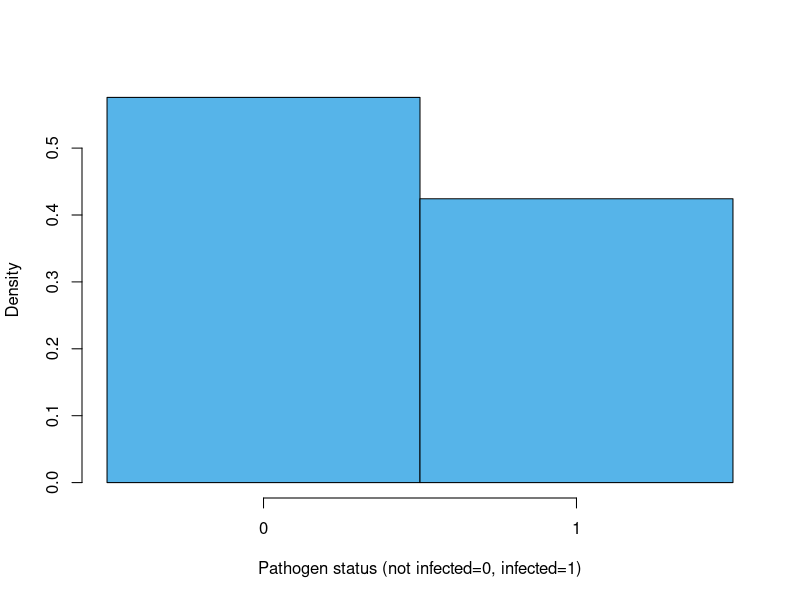
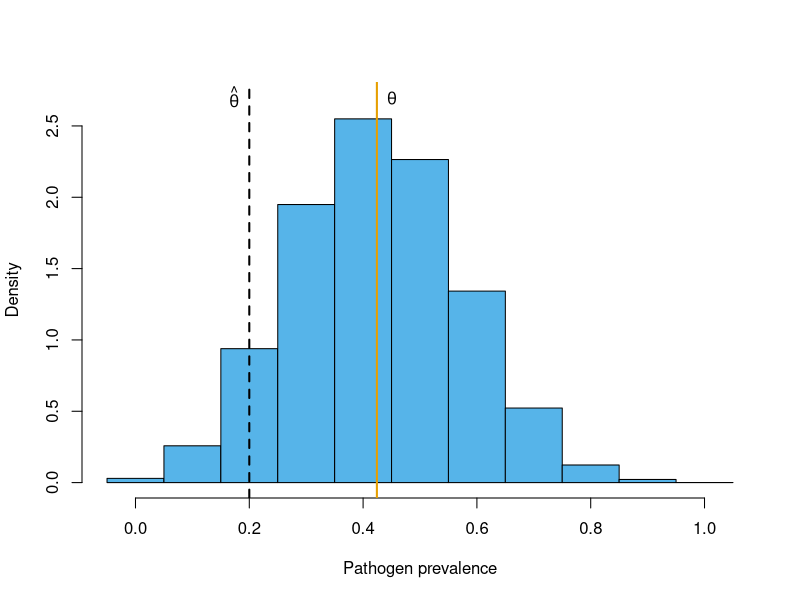
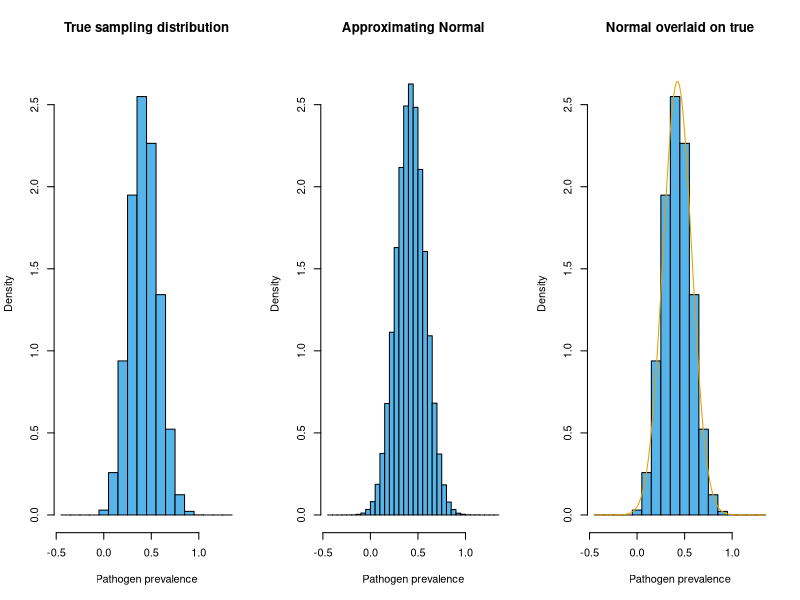
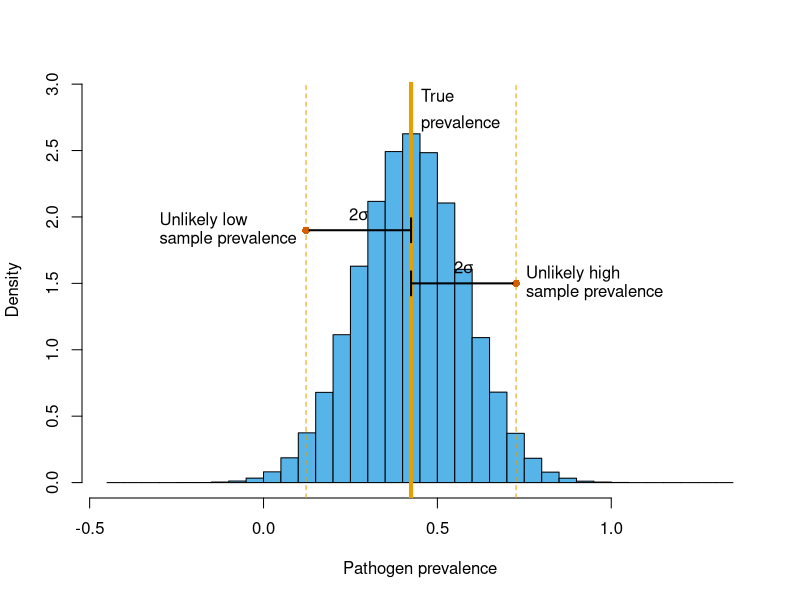
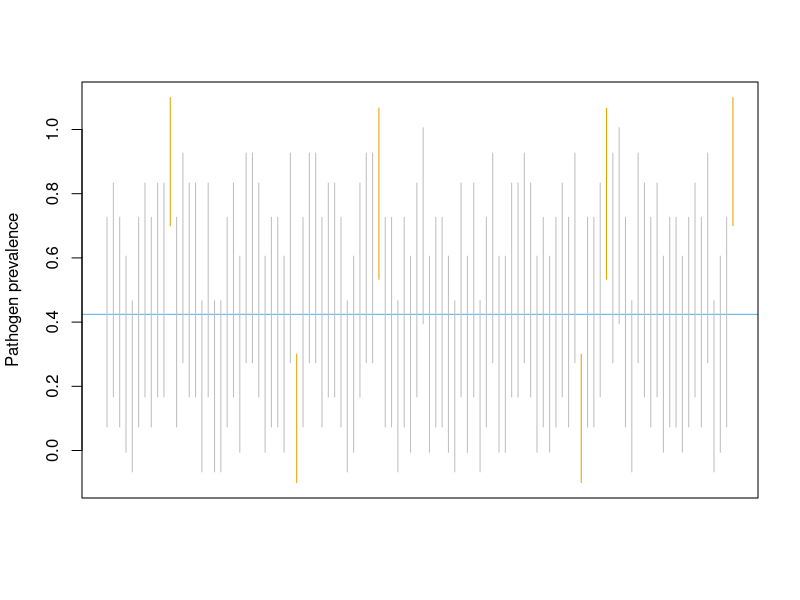

Here is the R script that generated these plots, in order:
## ---- chunk 1
pathogen <- c(1,1,1,1,1,0,0,0,0,0,0,0,0,1,1,1,0,1,1,0,1,1,0,0,0,1,1,0,0,1,1,0,1,0,0,0,0,
              1,1,1,0,1,1,0,1,1,0,0,1,1,0,0,1,1,0,0,0,0,0,0,0,0,1,0,0,1,0,0,0,1,0,0,1,1,
              0,1,0,0,0,1,0,0,0,1,0,0,1,0,0,1,1,0,1,1,0,1,1,0,0,0,0,0,0,0,0,1,0,1,1,1,0,
              1,0,1,0,0,0,0,0,0,1,1,0,0,0,1,1,1,1,0,0,1)

## ---- chunk 2
n_pop <- length(pathogen)
n_pop
## ---- chunk 3
pathogen_p_pop <- sum(pathogen) / n_pop #equivalently mean(pathogen)
pathogen_p_pop
## ---- chunk 4
hist(pathogen, breaks=seq(-0.5,1.5,1), xlab="Pathogen status (not infected=0, infected=1)",
     main=NA, col="#56B4E9", xaxt="none", freq=FALSE)
axis(1, at=0:1)
## ---- chunk 5
set.seed(470) #so this example is reproducible
data <- sample(pathogen, 10)
data
pathogen_p_sample <- mean(data)
pathogen_p_sample
## ---- chunk 6
choose(132, 10)
## ---- chunk 7
reps <- 100000
pathogen_p_imagine_samples <- rep(NA, reps) #to hold prevalence from imagined samples
for ( i in 1:reps ) {
    imagine_sample <- sample(pathogen, 10) #randomly sample 10 birds from true population
    pathogen_p_imagine_samples[i] <- mean(imagine_sample) #keep prevalence from sample
}
## ---- chunk 8
hist(pathogen_p_imagine_samples, breaks=seq(-0.05, 1.05, 0.1), col="#56B4E9", freq=FALSE,
     xlab="Pathogen prevalence", main=NA, ylim=c(0,2.7))
abline(v=pathogen_p_pop, col="#E69F00", lwd=2)
abline(v=pathogen_p_sample, lwd=2, lty=2)
text(pathogen_p_pop, 2.68, expression(italic(theta)), pos=4)
text(pathogen_p_sample, 2.68, expression(hat(italic(theta))), pos=2)
## ---- chunk 9
mean(pathogen_p_imagine_samples)
## ---- chunk 10
par(mfrow=c(1,3))
hist(pathogen_p_imagine_samples, breaks=seq(-0.45, 1.35, 0.1), col="#56B4E9", freq=FALSE,
     xlab="Pathogen prevalence", ylim=c(0,2.7), main="True sampling distribution")
sd_samp <- sd(pathogen_p_imagine_samples) #standard deviation of the true sampling distribution 
pathogen_p_normal_samples <- rnorm(1e6, pathogen_p_pop, sd_samp)
hist(pathogen_p_normal_samples, breaks=seq(-0.45,1.35,0.05), col="#56B4E9", freq=FALSE,
     xlab="Pathogen prevalence", ylim=c(0,2.7), main="Approximating Normal")
hist(pathogen_p_imagine_samples, breaks=seq(-0.45,1.35,0.1), col="#56B4E9", freq=FALSE,
     xlab="Pathogen prevalence", ylim=c(0,2.7), main="Normal overlaid on true")
lines(seq(-0.45, 1.35, 0.01), dnorm(seq(-0.45, 1.35, 0.01), mean=pathogen_p_pop,
      sd=sd_samp), col="#E69F00")
## ---- chunk 11
par(mfrow=c(1,1))
hist(pathogen_p_normal_samples, breaks=seq(-0.45, 1.35, 0.05), col="#56B4E9", freq=FALSE,
     xlab="Pathogen prevalence", ylim=c(0,2.9), main=NA)
abline(v=pathogen_p_pop, col="#E69F00", lwd=4)
text(pathogen_p_pop,2.9, "True", pos=4)
text(pathogen_p_pop,2.7, "prevalence", pos=4)
abline(v=pathogen_p_pop+2*sd_samp, col="#E69F00", lty=2)
abline(v=pathogen_p_pop-2*sd_samp, col="#E69F00", lty=2)

#upper unusual value
points(pathogen_p_pop+2*sd_samp, 1.5, col="#D55E00", pch=16)
arrows(pathogen_p_pop, 1.5, pathogen_p_pop+2*sd_samp-0.01, 1.5, code=1, angle=90, 
       length=0.12, lwd=2)
text(pathogen_p_pop+sd_samp, 1.5, expression(2*sigma), pos=3)
text(pathogen_p_pop+2*sd_samp, 1.57, "Unlikely high", pos=4)
text(pathogen_p_pop+2*sd_samp, 1.43, "sample prevalence", pos=4)

#lower unusual  value
points(pathogen_p_pop-2*sd_samp, 1.9, col="#D55E00", pch=16)
arrows(pathogen_p_pop, 1.9, pathogen_p_pop-2*sd_samp+0.01, 1.9, code=1, angle=90,
       length=0.12, lwd=2)
text(pathogen_p_pop-sd_samp, 1.9, expression(2*sigma), pos=3)
text(pathogen_p_pop-2*sd_samp-0.45, 1.97, "Unlikely low", pos=4)
text(pathogen_p_pop-2*sd_samp-0.45, 1.83, "sample prevalence", pos=4)

## ---- chunk 12
reps <- 100000
interval <- matrix(NA, nrow=reps, ncol=2)
for ( i in 1:reps ) {
    imagine_sample <- sample(pathogen, 10) #randomly sample 10 birds from true population
    pathogen_p_sample <- mean(imagine_sample)
    se_sample <- sd(imagine_sample) / sqrt(10)
    interval[i,] <- c(pathogen_p_sample - 2*se_sample, pathogen_p_sample + 2*se_sample)
}
in_interval <- pathogen_p_pop > interval[,1] & pathogen_p_pop < interval[,2]
sum(in_interval) / reps
## ---- chunk 13
nd <- 100 #number of intervals to draw
plot(NA, NA, ylim=c(-0.1,1.1), xlim=c(1,nd), type="n", 
     ylab="Pathogen prevalence", xlab="", axes=FALSE)
abline(h=pathogen_p_pop, col="#56B4E9")
intcol <- ifelse(in_interval, "gray", "#E69F00")
segments(1:nd, interval[1:nd,1], 1:nd, interval[1:nd,2], col=intcol)
axis(2)
box()
